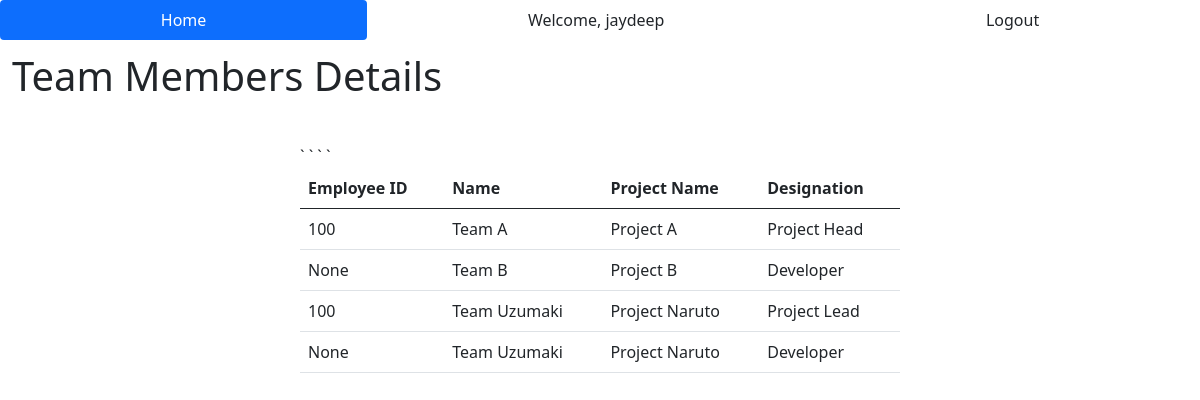
The app's page /teams/102 (signed in) with its own data.
### EDMA/models.py (models this page shows, shortened)
class User(db.Model, UserMixin):
    id = db.Column(db.Integer, primary_key=True)
    username = db.Column(db.String(30), nullable=False, unique=True)
    email = db.Column(db.String(50), nullable=False, unique=True)
    password_hash = db.Column(db.String(60), nullable=False)
    emp_id = db.Column(db.Integer, db.ForeignKey('employee.emp_id'))
    skills = db.relationship('Skill', secondary='userskill', backref='users')
    projects = db.relationship('Project', secondary='userproject', backref='users')
    @property
    def password(self):
        return self.password

class Team(db.Model):
    id = db.Column(db.Integer, primary_key=True)
    name = db.Column(db.String(25), nullable=False)
    proj = db.Column(db.String(25),  nullable=False)
    designation = db.Column(db.String(25), nullable=False)
    emp_id = db.Column(db.Integer, db.ForeignKey('employee.emp_id'))

### EDMA/routes.py (the view)
@app.route('/teams/<int:emp_id>')
def viewTeam(emp_id):
    tlis = Team.query.filter_by(emp_id=emp_id).all()
    tnames = []
    for t in tlis:
        if not t.name in tnames:
            tnames.append(t.name)
    lis = []
    for tn in tnames:
        lis.extend(Team.query.filter_by(name=tn).all())
    if len(lis) == 0:
        flash("You don't have any Team Members", category='info')
        return redirect(url_for('index'))
    else:
        return render_template('viewTeam.html', tdet=lis, emp_id=emp_id)

### EDMA/models.py (called while the page is built)
@login_manager.user_loader
def load_user(user_id):
    return User.query.get(int(user_id))

### EDMA/templates/viewTeam.html (shortened to what this page needs)
{% extends 'base.html' %}
{% block body %}
<h1>Team Members Details</h1>
<div class="form-div">
    <table class="table">
    <thead>
      <tr>
          <th scope="col">Employee ID</th>
          <th scope="col">Name</th>
          <th scope="col">Project Name</th>
          <th scope="'col">Designation</th>
      </tr>
    </thead>
    <tbody>
        {% for mt in tdet %}
            {% if mt.emp_id != emp_id %}
        `       <tr>
                   <td>{{ mt.emp_id }}</td>
                   <td>{{ mt.name }}</td>
                   <td>{{ mt.proj }}</td>
                   <td>{{ mt.designation }}</td>
               </tr>
            {% endif %}
        {% endfor %}
{% endblock %}

### EDMA/templates/base.html (shortened to what this page needs)
<!doctype html>
<html lang="en">
  <head>
    <link rel="stylesheet" type="text/css" href="{{ url_for('static', filename='main.css') }}">
    <link href="https://cdn.jsdelivr.net/npm/bootstrap@5.0.2/dist/css/bootstrap.min.css" rel="stylesheet">
  </head>
  <body>
    <div>
      <ul class="nav nav-pills nav-fill">
        <li class="nav-item">
          <a class="nav-link active link-dark" aria-current="page" href="{{ url_for('index') }}">Home</a>
        </li>
        {% if current_user.is_authenticated %}
          <li class="nav-item">
            <a class="nav-link link-dark">Welcome, {{ current_user.username }}</a>
          </li>
          <li class="nav-item">
            <a class="nav-link link-dark" href="{{ url_for('logout_page') }}">Logout</a>
          </li>
        {% endif %}
      </ul>
    </div>
    {% block body %} {% endblock %}
  </body>
</html>

### EDMA/static/main.css (style rules this page uses)
h1 { padding: 1%; }
.form-div { width: 50%; margin: auto; padding-top: 1.5em; }

### records on screen
User: username "jaydeep"
Team: emp_id "100", name "Team A", proj "Project A", designation "Project Head"
Team: emp_id "None", name "Team B", proj "Project B", designation "Developer"
Team: emp_id "100", name "Team Uzumaki", proj "Project Naruto", designation "Project Lead"
Team: emp_id "None", name "Team Uzumaki", proj "Project Naruto", designation "Developer"
